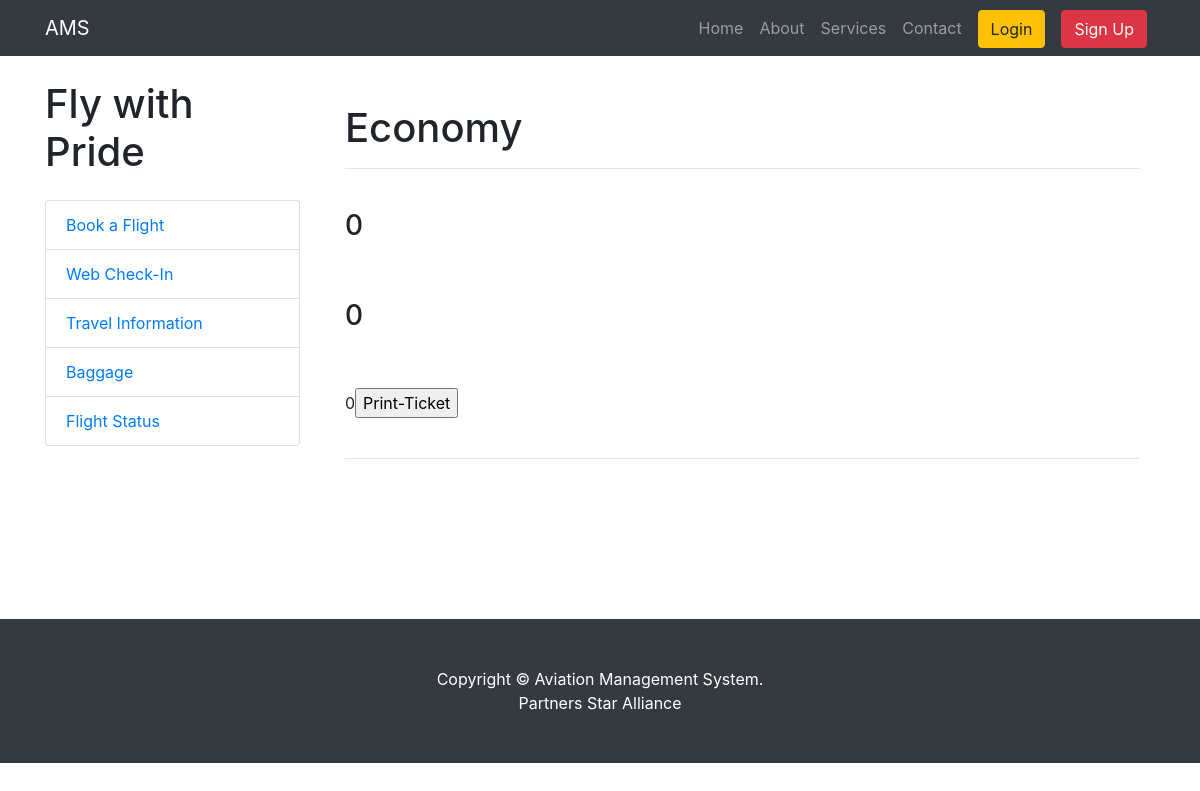
Page /ticket1.php on the earlier database version.
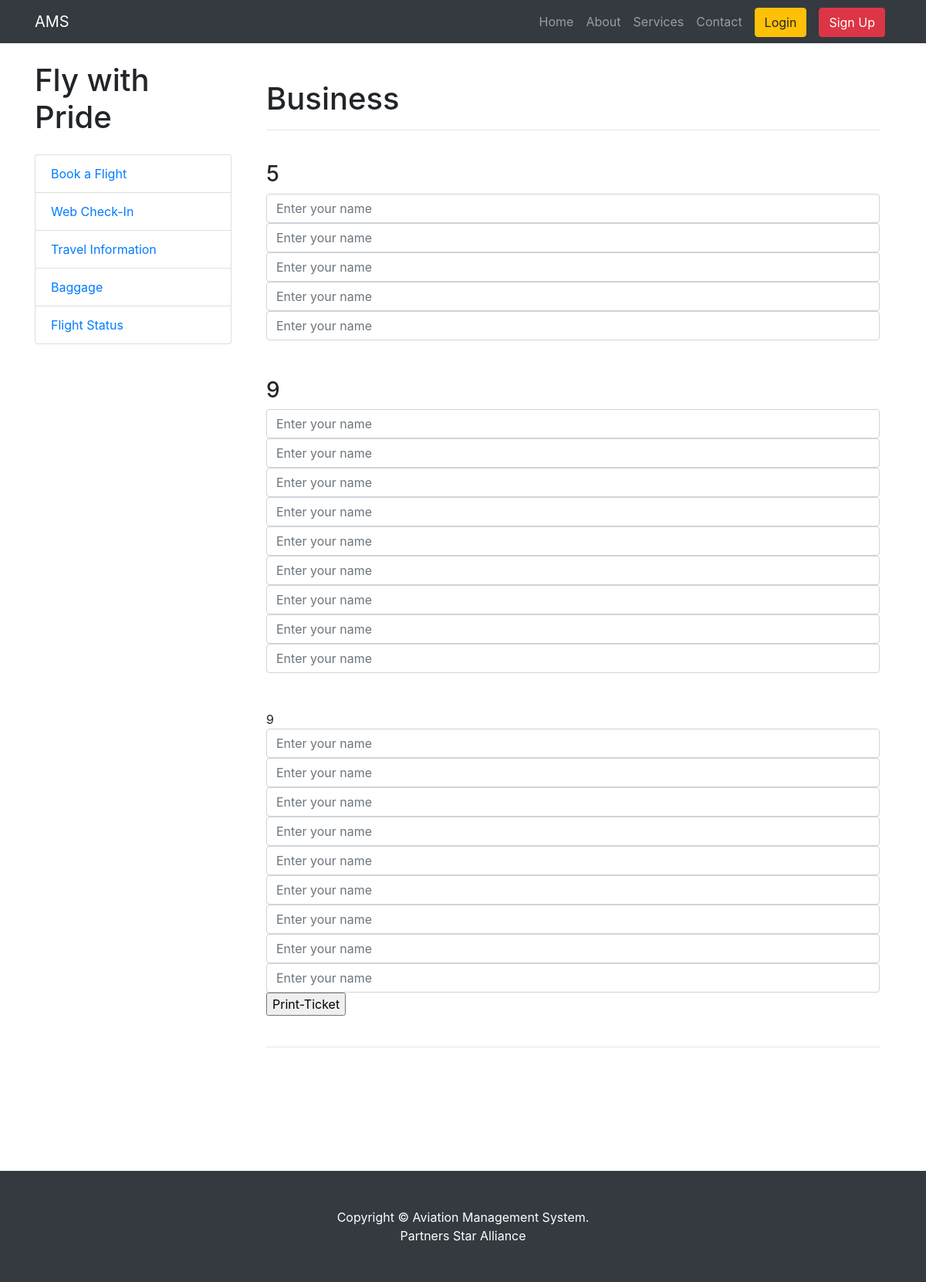
Same page on the later database version.
### tables this page shows
CREATE TABLE `booking` (
  `id` int(11) NOT NULL,
  `depature_from` varchar(70) NOT NULL,
  `arrival_to` varchar(70) NOT NULL,
  `depature_date` varchar(13) NOT NULL,
  `arrival_date` varchar(13) NOT NULL,
  `adult` int(5) NOT NULL,
  `children` int(5) NOT NULL,
  `infant` int(5) NOT NULL,
  `class` varchar(20) NOT NULL,
  `payment` varchar(5) DEFAULT NULL
);

### ticket1.php (the view, shortened to what this page needs)
<!DOCTYPE html>
<html lang="en">
  <head>
    <link href="vendor/bootstrap/css/bootstrap.min.css" rel="stylesheet">
    <link href="css/shop-homepage.css" rel="stylesheet">
  </head>
  <body>
    <nav class="navbar navbar-expand-lg navbar-dark bg-dark fixed-top">
      <div class="container">
        <a class="navbar-brand" href="index.html"><span class="glyphicon glyphicon-plane"></span>AMS</a>
        <div class="collapse navbar-collapse" id="navbarResponsive">
          <ul class="navbar-nav ml-auto">
            <li class="nav-item">
              <a class="nav-link" href="index.html">Home
              </a>
            </li>
            <li class="nav-item">
              <a class="nav-link" href="about.html">About</a>
            </li>
            <li class="nav-item">
              <a class="nav-link" href="service.html">Services</a>
            </li>
            <li class="nav-item">
              <a class="nav-link" href="contact.html">Contact</a>
            </li>
            <li class="nav-item">
              <a class="nav-link" id="nav-btn" href="login.html"><button type="button" class="btn btn-warning">Login</button></a>
            </li>
            <li class="nav-item">
              <a class="nav-link" id="nav-btn" href="sign.html"><button type="button" class="btn btn-danger">Sign Up</button></a>
            </li>
          </ul>
        </div>
      </div>
    </nav>
    <div class="container">
      <div class="row">
        <div class="col-lg-3">
          <h1 class="my-4">Fly with Pride</h1>
          <div class="list-group">
            <a href="book.html" class="list-group-item">Book a Flight</a>
            <a href="web-check.html" class="list-group-item">Web Check-In</a>
            <a href="Travel-information.html" class="list-group-item">Travel Information</a>
            <a href="#" class="list-group-item">Baggage</a>
            <a href="https://www.mumbaiairport.com/departures.php" class="list-group-item">Flight Status</a>
          </div>
        </div>
        <div class="col-lg-9">
          <div class="container">
              <form action="index.html" method="post">
              <br><br>
                <?php
                  include 'connect.php';
                  $sql=" select id from booking order by id desc limit 1;";
                	$result = $con->query($sql);
                	if ($result->num_rows > 0)
                	{
                		while($row = $result->fetch_array())
                		{
                			$id=$row['id'];
                		}
                	}
                  $sql1= " SELECT * FROM booking WHERE id='$id' ";
                	$result1=mysqli_query($con,$sql1);
                	if(($result1->num_rows)>0)
                	{
                    while($row1 = $result1->fetch_array())
                		{
                      $adult = $row1['adult'];
                      $children = $row1['children'];
                      $infant = $row1['infant'];
                      $class = $row1['class'];
                    }
                	}
                  echo "<h1>$class</h1>";
                  echo "<hr>";
                  echo "<br>";
                  echo "<h3>$adult</h3>";
                  for ($i=0; $i <$adult ; $i++) {
                    echo'<input type="text" name="username" class="form-control" placeholder="Enter your name">';
                  }
                  echo "<br>";
                  echo "<br>";
                  echo "<h3>$children</h3>";
                  for ($i=0; $i <$children ; $i++) {
                    echo'<input type="text" name="username" class="form-control" placeholder="Enter your name">';
                  }
                  echo "<br>";
                  echo "<br>";
                  echo "$infant";
                  for ($i=0; $i <$infant ; $i++) {
                    echo'<input type="text" name="username" class="form-control" placeholder="Enter your name">';
                  }
                 ?>
<input type="submit" value="Print-Ticket">
        </form><br><hr>
          </div>
          </div>
        </div>
      </div>
    <br><br><br><br><br><br>
    <footer class="py-5 bg-dark">
      <div class="container">
        <p class="m-0 text-center text-white">Copyright &copy; Aviation Management System.<br>Partners Star Alliance</p>
      </div>
    </footer>
  </body>
</html>

### css/shop-homepage.css (style rules this page uses)
body { padding-top: 54px; }
@media (min-width: 992px) { body { padding-top: 56px; } }

### ticket1.php (style rules this page uses)
#nav-btn { height: 40px; padding-top: 2px; }

Differences in the rows shown:
no longer on this page (row unchanged): booking: class "Economy", adult "0", children "0", infant "0"
added booking: class "Business", adult "5", children "9", infant "9"
